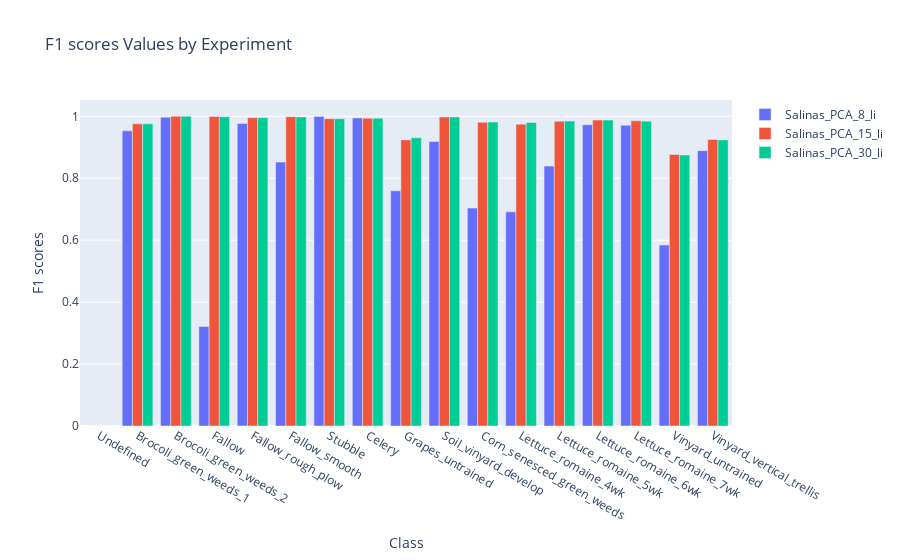

Notebook code cell kept with this figure:
### Code cell
filtered_df = filter_exp_by_substring(df_results, substrings=['Salinas'])
filtered_df = filter_exp_by_substring(filtered_df, substrings=['_li'])
filtered_df = filter_exp_by_substring(filtered_df, substrings=['PCA'])

                                      
plot_grouped_values(filtered_df, SALINAS_LABELS, metric='F1 scores')

### Figure 1 — Plotly figure (JSON) as saved in the notebook; plotly's stock layout.template omitted (floating-point values rounded to 4 significant figures)
{"data": [{"name": "Salinas_PCA_8_li", "type": "bar", "x": ["Undefined", "Brocoli_green_weeds_1", "Brocoli_green_weeds_2", "Fallow", "Fallow_rough_plow", "Fallow_smooth", "Stubble", "Celery", "Grapes_untrained", "Soil_vinyard_develop", "Corn_senesced_green_weeds", "Lettuce_romaine_4wk", "Lettuce_romaine_5wk", "Lettuce_romaine_6wk", "Lettuce_romaine_7wk", "Vinyard_untrained", "Vinyard_vertical_trellis"], "y": [0, 0.953, 0.9972, 0.3214, 0.9766, 0.8521, 0.9993, 0.9946, 0.7595, 0.9189, 0.7036, 0.6914, 0.8392, 0.9724, 0.9712, 0.5844, 0.889]}, {"name": "Salinas_PCA_15_li", "type": "bar", "x": ["Undefined", "Brocoli_green_weeds_1", "Brocoli_green_weeds_2", "Fallow", "Fallow_rough_plow", "Fallow_smooth", "Stubble", "Celery", "Grapes_untrained", "Soil_vinyard_develop", "Corn_senesced_green_weeds", "Lettuce_romaine_4wk", "Lettuce_romaine_5wk", "Lettuce_romaine_6wk", "Lettuce_romaine_7wk", "Vinyard_untrained", "Vinyard_vertical_trellis"], "y": [0, 0.9758, 1, 0.9992, 0.9957, 0.9987, 0.9922, 0.994, 0.9238, 0.9977, 0.9808, 0.9744, 0.984, 0.9878, 0.9853, 0.8766, 0.925]}, {"name": "Salinas_PCA_30_li", "type": "bar", "x": ["Undefined", "Brocoli_green_weeds_1", "Brocoli_green_weeds_2", "Fallow", "Fallow_rough_plow", "Fallow_smooth", "Stubble", "Celery", "Grapes_untrained", "Soil_vinyard_develop", "Corn_senesced_green_weeds", "Lettuce_romaine_4wk", "Lettuce_romaine_5wk", "Lettuce_romaine_6wk", "Lettuce_romaine_7wk", "Vinyard_untrained", "Vinyard_vertical_trellis"], "y": [0, 0.9758, 1, 0.9987, 0.9957, 0.9981, 0.9922, 0.994, 0.9305, 0.9978, 0.9812, 0.9799, 0.9845, 0.9878, 0.9843, 0.8751, 0.9238]}], "layout": {"barmode": "group", "title": {"text": "F1 scores Values by Experiment"}, "xaxis": {"title": {"text": "Class"}}, "yaxis": {"title": {"text": "F1 scores"}}}}
